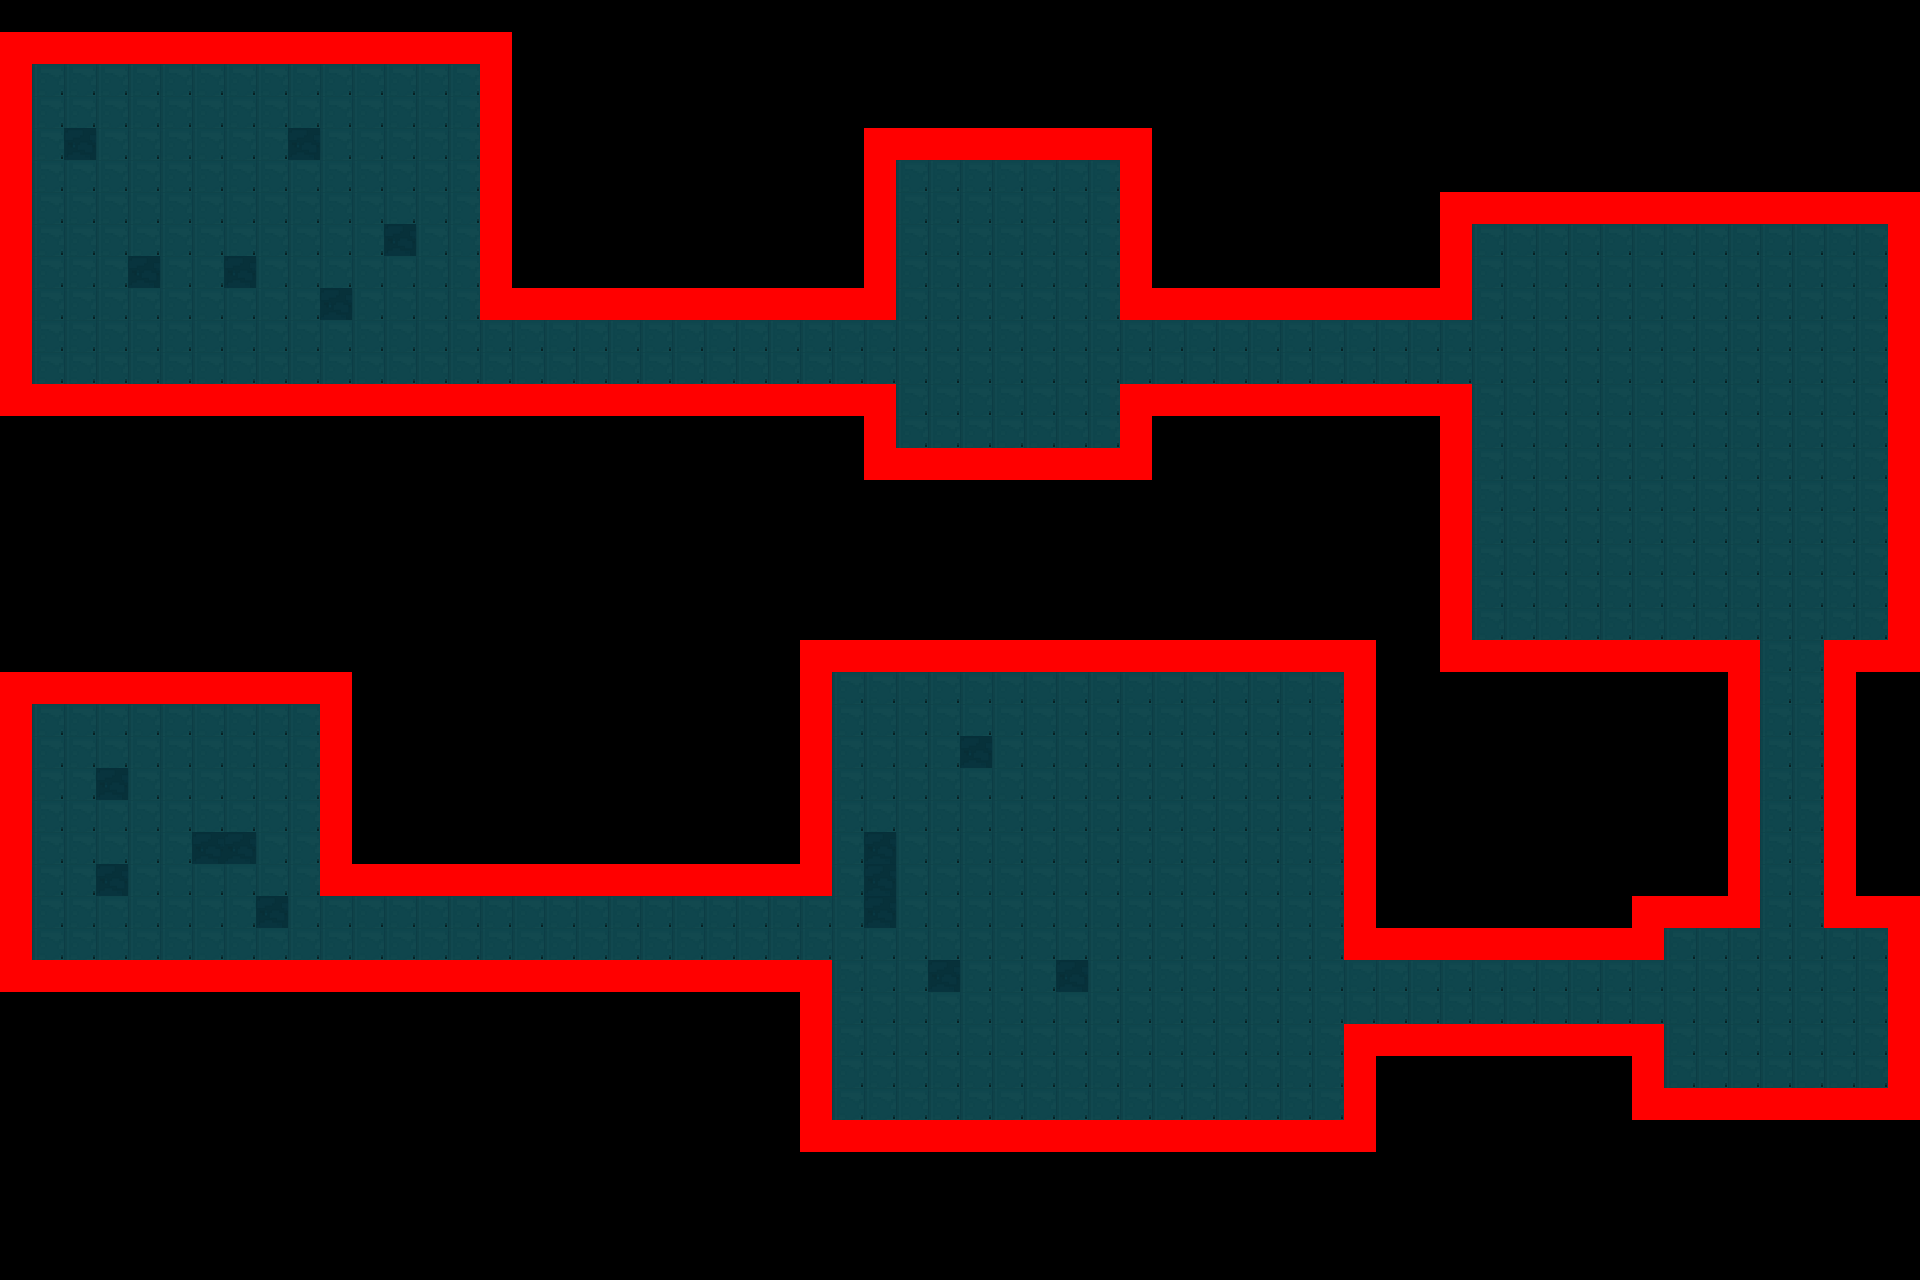

Tiled map render using the project's own tile images. Description and the map definition, with tile-layer contents summarised, below:
An orthogonal 60x40 tile map with 32x32 px tiles, 4 tile layers (road1, roomlayer, wall, barrier), 4 tilesets and 4 objects (playerBorn, battleRoom1, battleRoom2, Gameend).

<map version="1.2" tiledversion="1.3.4" orientation="orthogonal" renderorder="right-down" width="60" height="40" tilewidth="32" tileheight="32" infinite="0" nextlayerid="12" nextobjectid="8">
 <tileset firstgid="1" name="diban" tilewidth="32" tileheight="32" spacing="1" margin="1" tilecount="1" columns="1">
  <image source="diban.png" width="40" height="40" />
 </tileset>
 <tileset firstgid="2" name="diban3" tilewidth="32" tileheight="32" spacing="1" margin="1" tilecount="1" columns="1">
  <image source="diban3.png" width="40" height="40" />
 </tileset>
 <tileset firstgid="3" name="wall1" tilewidth="32" tileheight="32" spacing="1" margin="1" tilecount="1" columns="1">
  <image source="墙1.png" width="40" height="60" />
 </tileset>
 <tileset firstgid="4" name="867052-20161029095505140-231193922" tilewidth="32" tileheight="32" spacing="1" margin="1" tilecount="16" columns="8">
  <properties>
   <property name="Collidable" type="bool" value="true" />
  </properties>
  <image source="867052-20161029095505140-231193922.png" width="282" height="75" />
  <tile id="8">
   <properties>
    <property name="Collidable" value="true" />
   </properties>
  </tile>
 </tileset>
 <layer id="2" name="road1" width="60" height="40">
  <data>[2400 cells, 115 non-empty, 2 distinct tile ids]</data>
 </layer>
 <layer id="8" name="roomlayer" width="60" height="40">
  <data>[2400 cells, 739 non-empty, 3 distinct tile ids]</data>
 </layer>
 <layer id="3" name="wall" width="60" height="40">
  <data>[2400 cells, 323 non-empty, 2 distinct tile ids]</data>
 </layer>
 <layer id="9" name="barrier" width="60" height="40">
  <data>[2400 cells, 352 non-empty, 1 distinct tile ids]</data>
 </layer>
 <objectgroup id="10" name="knight">
  <object id="1" name="playerBorn" x="162.333" y="160.333" width="30" height="32.3333" />
  <object id="4" name="battleRoom1" x="1490.67" y="289.333" width="94.6667" height="134.667" />
  <object id="6" name="battleRoom2" x="1266.67" y="929.333" width="66.6667" height="118.667" />
 </objectgroup>
 <objectgroup id="11" name="end">
  <object id="2" name="Gameend" x="119.5" y="777" width="127.5" height="172.5">
   <ellipse />
  </object>
 </objectgroup>
</map>
